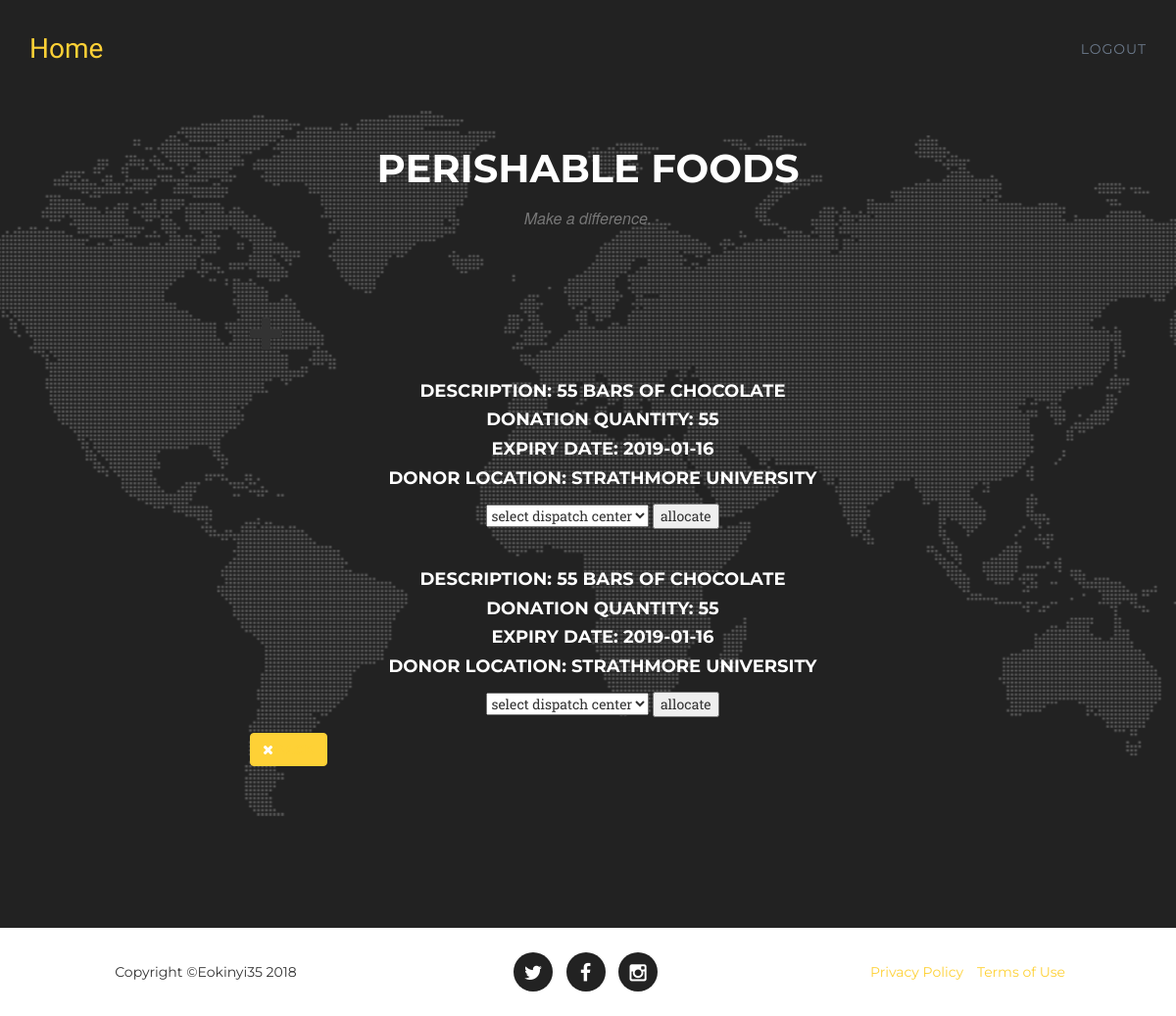
Screenshot of /perishablefeed.php (signed in) with the database file from the repository.
### tables this page shows
CREATE TABLE `donations` (
  `user_id` int(20) NOT NULL,
  `donor_email` varchar(100) NOT NULL,
  `image` varchar(225) NOT NULL DEFAULT 'default.jpg',
  `donation_id` int(10) NOT NULL,
  `donation_description` varchar(30) NOT NULL,
  `donation_location` varchar(30) NOT NULL,
  `donation_quantity` int(10) NOT NULL,
  `donation_time` timestamp(6) NOT NULL DEFAULT CURRENT_TIMESTAMP(6),
  `FoodType` varchar(20) NOT NULL,
  `campaign_id` int(10) NOT NULL,
  `lat` float(10,6) NOT NULL,
  `lng` float(10,6) NOT NULL,
  `institution_id` int(10) NOT NULL,
  `status` int(1) NOT NULL DEFAULT '1',
  `expiry_date` date NOT NULL,
  `donor_phone` int(12) NOT NULL
);

### perishablefeed.php (the view, shortened to what this page needs)
<!DOCTYPE html>
<html lang="en">
<head>
    <link href="css/bootstrap.min.css" rel="stylesheet">
    <link href="css/agency.css" rel="stylesheet">
    <link href="font-awesome/css/font-awesome.min.css" rel="stylesheet" type="text/css">
</head>
<body>
 <section id="contact">
  <nav class="navbar navbar-default navbar-fixed-top">
        <div class="container">
            <div class="navbar-header page-scroll">
                <a class="navbar-brand page-scroll" href="campaigns.php">Home</a>
            </div>
            <div class="collapse navbar-collapse" id="bs-example-navbar-collapse-1">
                <ul class="nav navbar-nav navbar-right">
                     <li>
                        <a  class="page-scroll" href="logout.php">logout</a>
                    </li>
                </ul>
            </div>
        </div>
    </nav>
        <div class="container">
            <div class="row">
                <div class="col-lg-12 text-center">
                    <h2 class="section-heading">Perishable Foods</h2>
                    <h3 class="section-subheading text-muted">Make a difference.</h3>
                </div>
            </div>
            <div class="row">
             <form action="cart.php" method="POST" enctype="multipart/data">
                <div class="col-lg-12">
                    <form name="sentMessage" id="contactForm" novalidate>
                        <div class="container">
                              <div class="row">
                                  <div class="col-lg-8 col-lg-offset-2">
                                      <div class="modal-body">
                                         <div class="portfolio-hover">
                                          <div class="portfolio-hover-content">
                                              <i class="fa fa-plus fa-3x"></i>
                                          </div>
                                         </div>
                                          <?php
                                          require_once "connection.php";
                                           $sql = mysqli_query($conn,"SELECT * FROM donations WHERE FoodType ='Perishable' AND status = '1'");
                                          if(!empty($sql))
                                          {
                                            $row = mysqli_num_rows($sql);
                                            if($row > 0 ) {
                                                while($rew = $sql->fetch_assoc()) {
                                          ?>
                                          <form action="cart.php" method="POST" enctype="multipart/data">
                                          <div style="background-color: #f1f1f1 border-radius: 5px; padding: 16px;" align="center">
                                          <h4 class="section-heading">Description: <?php echo $rew["donation_description"];?></h4>
                                          <h4 class="section-heading">Donation Quantity: <?php echo $rew["donation_quantity"];?></h4>
                                          <h4 class="section-heading">Expiry Date: <?php echo $rew["expiry_date"];?></h4>
                                          <h4 class="section-heading">Donor Location: <?php echo $rew["donation_location"];?></h4>
                                          <select name="dispatchcenterId">
                                          <option value="">select dispatch center</option>
                                          </select>
                                          <input type="submit" name="add_to_cart2" style="margin-top: 5px" value="allocate"/>
                                          </div>
                                          </form>
                                          <?php
                                                }
                                              }
                                            }
                                          ?>
                                          <button type="button" class="btn btn-primary" data-dismiss="modal"><i class="fa fa-times"></i><a href = 'campaigns.php'>Back</a></button>
                                      </div>
                                  </div>
                              </div>
                          </div>
                    </form>
                </div>
            </div>
        </div>
    </section>
    <footer>
        <div class="container">
            <div class="row">
                <div class="col-md-4">
                    <span class="copyright">Copyright &copy;Eokinyi35 2018</span>
                </div>
                <div class="col-md-4">
                    <ul class="list-inline social-buttons">
                        <li><a href="https://twitter.com/okinyi_emmanuel"><i class="fa fa-twitter"></i></a>
                        </li>
                        <li><a href="https://www.facebook.com/Emmanuel Okinyi/?pnref=lhc"><i class="fa fa-facebook"></i></a>
                        </li>
                        <li><a href="https://www.instagram.com/eokinyi/"><i class="fa fa-instagram"></i></a>
                        </li>
                    </ul>
                </div>
                <div class="col-md-4">
                    <ul class="list-inline quicklinks">
                        <li><a href="#">Privacy Policy</a>
                        </li>
                        <li><a href="#">Terms of Use</a>
                        </li>
                    </ul>
                </div>
            </div>
        </div>
    </footer>
</body>
</html>

### css/agency.css (style rules this page uses)
body { overflow-x:hidden; font-family:"Roboto Slab","Helvetica Neue",Helvetica,Arial,sans-serif }
.text-muted { color:#777 }
a,a:hover,a:focus,a:active,a.active { outline:0 }
a { color:#fed136 }
h1,h2,h3,h4,h5,h6 { font-family:Montserrat,"Helvetica Neue",Helvetica,Arial,sans-serif; text-transform:uppercase; font-weight:700 }
.btn-primary { color:#fff; background-color:#fed136; border-color:#fed136; font-family:Montserrat,"Helvetica Neue",Helvetica,Arial,sans-serif; text-transform:uppercase; font-weight:700 }
.navbar-default { background-color:#222; border-color:transparent }
.navbar-default .navbar-brand { color:#fed136; font-family:"Kaushan Script","Helvetica Neue",Helvetica,Arial,cursive }
.navbar-default .navbar-collapse { border-color:rgba(255,255,255,.02) }
.navbar-default .nav li a { font-family:Montserrat,"Helvetica Neue",Helvetica,Arial,sans-serif; text-transform:uppercase; font-weight:400;letter-spacing:1px; color:#6D7B8D }
@media (min-width:768px) { .navbar-default { background-color:transparent; padding:25px 0; -webkit-transition:padding .3s;-moz-transition:padding .3s;transition:padding .3s;border:0 } }
@media (min-width:768px) { .navbar-default .navbar-brand { font-size:2em; -webkit-transition:all .3s; -moz-transition:all .3s; transition:all .3s } }
section { padding:100px 0 }
section h2.section-heading { font-size:40px; margin-top:0; margin-bottom:15px }
section h3.section-subheading { font-size:16px; font-family:"Droid Serif","Helvetica Neue",Helvetica,Arial,sans-serif; text-transform:none; font-style:italic; font-weight:400; margin-bottom:75px }
@media (min-width:768px) { section { padding:150px 0 } }
section#contact { background-color:#222; background-image:url(../img/map-image.png); background-position:center; background-repeat:no-repeat }
section#contact .section-heading { color:#fff }
footer { padding:25px 0;text-align:center }
footer span.copyright { line-height:40px; font-family:Montserrat,"Helvetica Neue",Helvetica,Arial,sans-serif; text-transform:uppercase; text-transform:none }
footer ul.quicklinks { margin-bottom:0; line-height:40px; font-family:Montserrat,"Helvetica Neue",Helvetica,Arial,sans-serif; text-transform:uppercase; text-transform:none }
ul.social-buttons { margin-bottom:0 }
ul.social-buttons li a { display:block; background-color:#222; height:40px; width:40px; border-radius:100%; font-size:20px; line-height:40px; color:#fff; outline:0; -webkit-transition:all .3s; -moz-transition:all .3s; transition:all .3s }
body { webkit-tap-highlight-color:#fed136 }

### rows the page displays
donations: donation_description "55 BARS OF CHOCOLATE", donation_quantity "55", expiry_date "2019-01-16", donation_location "STRATHMORE UNIVERSITY"
donations: donation_description "55 BARS OF CHOCOLATE", donation_quantity "55", expiry_date "2019-01-16", donation_location "STRATHMORE UNIVERSITY"
